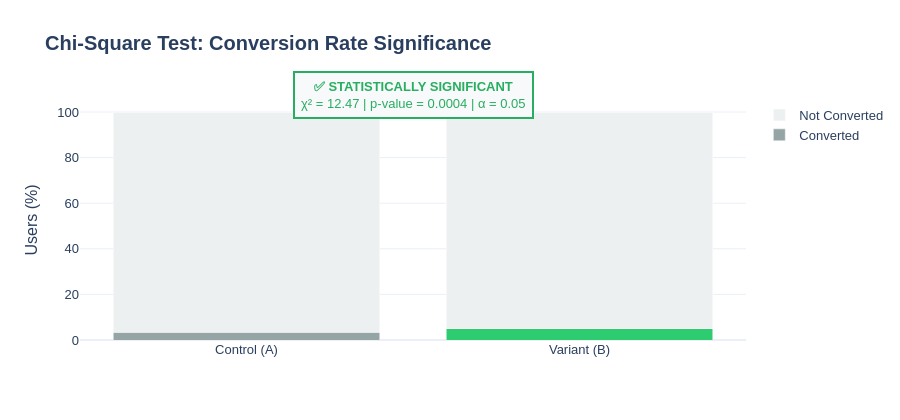

The code cell stored with this chart in its notebook:
### Code cell
# Cell 5 — Chi-Square Test for Conversion Rate
conversions_a = ctrl['converted'].sum()
conversions_b = vart['converted'].sum()

contingency_table = np.array([
    [conversions_a, n_a - conversions_a],
    [conversions_b, n_b - conversions_b]
])

chi2, p_value, dof, expected = chi2_contingency(contingency_table)

# Visualize the chi-square result
alpha = 0.05
significant = p_value < alpha

fig = go.Figure()

# Stacked bar: converted vs not converted
for variant, converted, total, color in [
    ('Control (A)', conversions_a, n_a, '#95a5a6'),
    ('Variant (B)', conversions_b, n_b, '#2ecc71')
]:
    not_conv = total - converted
    fig.add_trace(go.Bar(name='Converted', x=[variant], y=[converted/total*100],
        marker_color=color, showlegend=variant=='Control (A)'))
    fig.add_trace(go.Bar(name='Not Converted', x=[variant], y=[not_conv/total*100],
        marker_color='#ecf0f1', showlegend=variant=='Control (A)'))

result_color = '#27ae60' if significant else '#e74c3c'
result_text = '✅ STATISTICALLY SIGNIFICANT' if significant else '❌ NOT SIGNIFICANT'

fig.add_annotation(
    text=f'<b>{result_text}</b><br>χ² = {chi2:.2f} | p-value = {p_value:.4f} | α = 0.05',
    xref='paper', yref='paper', x=0.5, y=1.12, showarrow=False,
    font=dict(size=13, color=result_color),
    bgcolor='#f8f9fa', bordercolor=result_color, borderwidth=2, borderpad=6
)

fig.update_layout(
    title='<b>Chi-Square Test: Conversion Rate Significance</b>',
    barmode='stack', yaxis_title='Users (%)',
    template='plotly_white', height=420, font=dict(family='Arial', size=13),
    title_font_size=20
)
fig.show()
print(f'Chi² = {chi2:.4f}, p-value = {p_value:.6f}')
print(f'Result: {"REJECT H₀ — significant difference" if significant else "FAIL TO REJECT H₀"}')
print(f'Interpretation: {"Variant B converts significantly better than Control A" if significant else "No significant difference detected"}')

### Figure 1 — Plotly figure (JSON) as saved in the notebook; plotly's stock layout.template omitted (floating-point values rounded to 4 significant figures)
{"data": [{"marker": {"color": "#95a5a6"}, "name": "Converted", "showlegend": true, "type": "bar", "x": ["Control (A)"], "y": [3.5]}, {"marker": {"color": "#ecf0f1"}, "name": "Not Converted", "showlegend": true, "type": "bar", "x": ["Control (A)"], "y": [96.5]}, {"marker": {"color": "#2ecc71"}, "name": "Converted", "showlegend": false, "type": "bar", "x": ["Variant (B)"], "y": [4.94]}, {"marker": {"color": "#ecf0f1"}, "name": "Not Converted", "showlegend": false, "type": "bar", "x": ["Variant (B)"], "y": [95.06]}], "layout": {"annotations": [{"bgcolor": "#f8f9fa", "bordercolor": "#27ae60", "borderpad": 6, "borderwidth": 2, "font": {"color": "#27ae60", "size": 13}, "showarrow": false, "text": "<b>✅ STATISTICALLY SIGNIFICANT</b><br>χ² = 12.47 | p-value = 0.0004 | α = 0.05", "x": 0.5, "xref": "paper", "y": 1.12, "yref": "paper"}], "barmode": "stack", "font": {"family": "Arial", "size": 13}, "height": 420, "title": {"font": {"size": 20}, "text": "<b>Chi-Square Test: Conversion Rate Significance</b>"}, "yaxis": {"title": {"text": "Users (%)"}}}}
